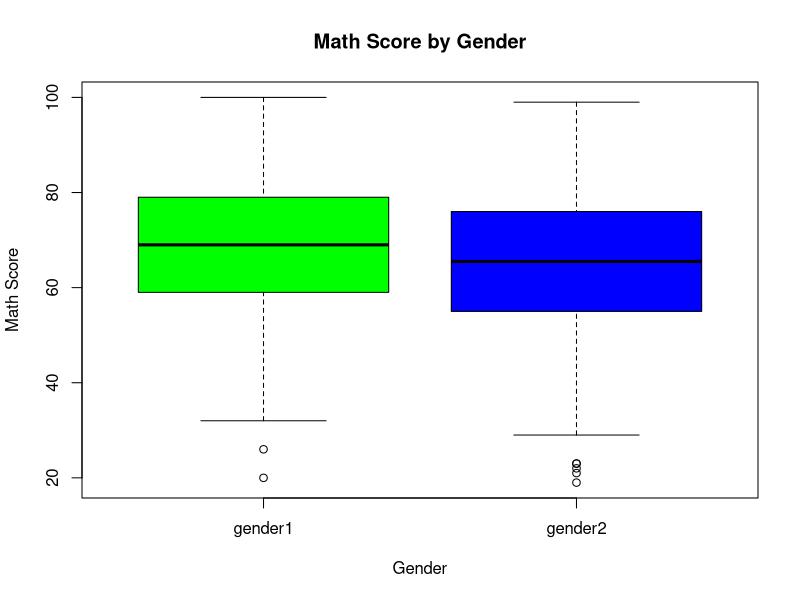
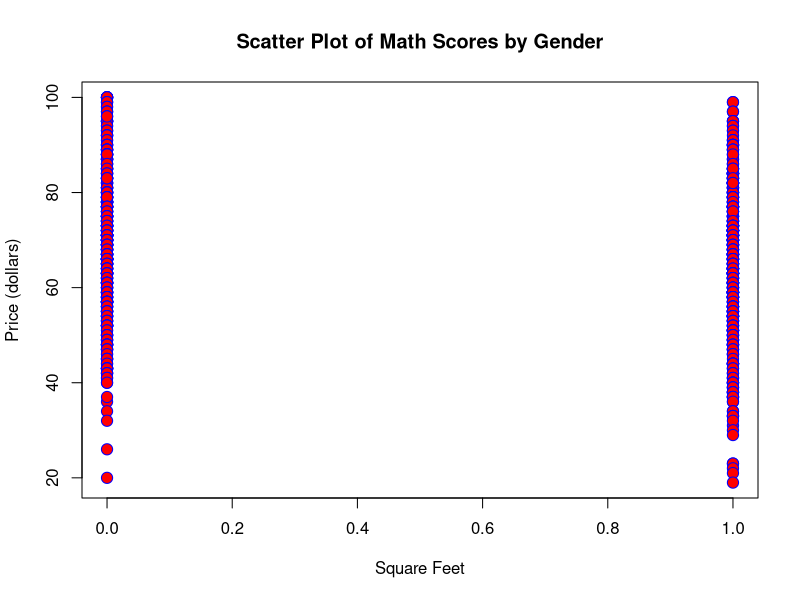
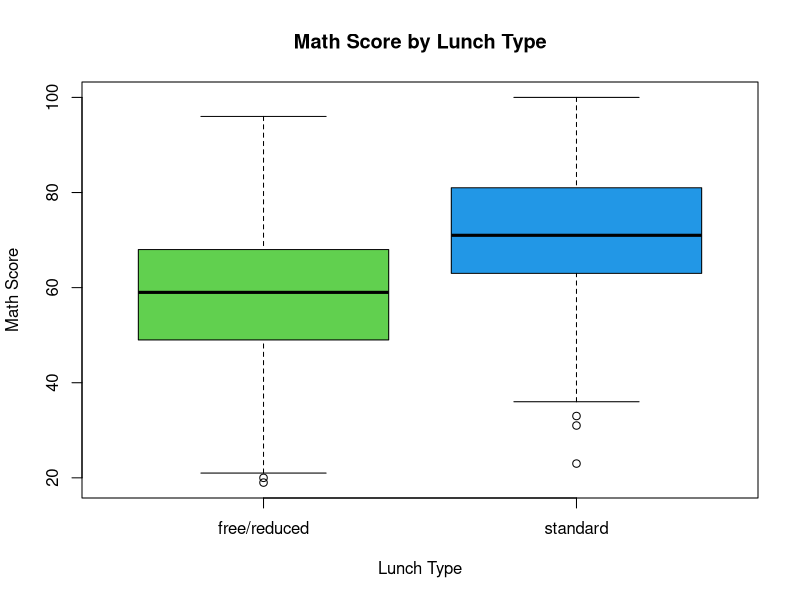
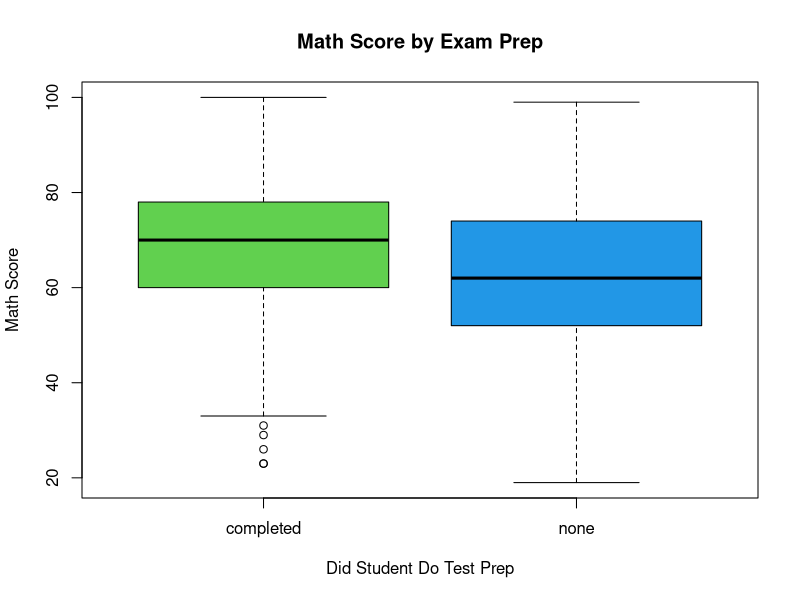

Write R code to recreate these figures, in order.
## ---- chunk 1
knitr::opts_chunk$set(echo = TRUE, error=TRUE)
## ---- chunk 2
exams<-read.csv("exams.csv")
## ---- chunk 3
head(exams)
str(exams)
## ---- chunk 4

boxplot(exams$mathscore ~ exams$gender,
        main = "Math Score by Gender",
        xlab = "Gender",
        ylab = "Math Score",
        col = c("green","blue") )

## ---- chunk 5

tapply(exams$mathscore, exams$gender, mean)
tapply(exams$mathscore, exams$gender, sd)
tapply(exams$gender, exams$gender, length)
mean(exams$mathscore, na.rm=T)

## ---- chunk 6
exams$is.gender2 <- ifelse(exams$gender=="gender2", 1,0)

head(exams[ c("gender", "is.gender2")], 10)
## ---- chunk 7
plot( exams$mathscore ~ exams$is.gender2, 
     main = "Scatter Plot of Math Scores by Gender",
     xlab = "Square Feet",
     ylab = "Price (dollars)",
     col = "blue",                 
     bg = "red",                    
     pch = 21,                    
     cex = 1.5)                   
     
## ---- chunk 8
linMod.math.isgender2 <- lm( mathscore ~ is.gender2, data = exams)

summary(linMod.math.isgender2)
## ---- chunk 9
boxplot( exams$mathscore ~ exams$lunch,
        main = "Math Score by Lunch Type",
        xlab = "Lunch Type",
        ylab = "Math Score",
        col = 3:12 )

## ---- chunk 10
tapply(exams$mathscore, exams$lunch, mean)
tapply(exams$mathscore, exams$lunch, sd)
tapply(exams$gender, exams$lunch, length)
## ---- chunk 11
exams$is.free.lunch <- ifelse(exams$lunch=="free/reduced", 1,0)

## ---- chunk 12
linMod.math.is.free.lunch <- lm( mathscore ~ is.free.lunch, data = exams)

summary(linMod.math.is.free.lunch)
## ---- chunk 13
boxplot( exams$mathscore ~ exams$testprep,
        main = "Math Score by Exam Prep",
        xlab = "Did Student Do Test Prep",
        ylab = "Math Score",
        col = 3:12 )
## ---- chunk 14
tapply(exams$mathscore, exams$testprep, mean)
tapply(exams$mathscore, exams$testprep, sd)
tapply(exams$gender, exams$testprep, length)
## ---- chunk 15
exams$is.testprep.completed <- ifelse(exams$testprep=="completed", 1,0)

## ---- chunk 16
linMod.math.is.testprep.completed <- lm( mathscore ~ is.testprep.completed, data = exams)

summary(linMod.math.is.testprep.completed)
## ---- chunk 17
multiMod.math.completed.lunch.gender <- lm( mathscore ~ is.testprep.completed + is.free.lunch + is.gender2, data = exams)

summary(multiMod.math.completed.lunch.gender)
## ---- chunk 18
multiMod.cat.variables <- lm( mathscore ~ testprep + lunch + gender, data = exams)

summary(multiMod.cat.variables)
## ---- chunk 19
exams$lunch <- factor(exams$lunch,
                      levels = c("standard", "free/reduced") )
## ---- chunk 20
multiMod.cat.variables <- lm( mathscore ~ testprep + lunch + gender, data = exams)

summary(multiMod.cat.variables)
## ---- chunk 21
exams$testprep <- factor(exams$testprep,
                      levels = c("none", "completed") )

multiMod.cat.variables <- lm( mathscore ~ testprep + lunch + gender, data = exams)

summary(multiMod.cat.variables)
## ---- chunk 22
multiMod.cat.variables <- lm( mathscore ~  lunch + gender, data = exams)

summary(multiMod.cat.variables)
## ---- chunk 23
mult4 <- lm(mathscore ~ gender + lunch + readingscore, data=exams)
summary(mult4)
## ---- chunk 24
mult4 <- lm(mathscore ~ lunch + readingscore, data=exams)
summary(mult4)
## ---- chunk 25
mult4 <- lm(mathscore ~ gender + readingscore, data=exams)
summary(mult4)
## ---- chunk 26
mult.ws.l.g.t <- lm(writingscore ~ gender + lunch+testprep, data=exams)
summary(mult.ws.l.g.t)
## ---- chunk 27
mult.ws.l.g.t <- lm(writingscore ~ gender + lunch, data=exams)
summary(mult.ws.l.g.t)
## ---- chunk 28
linMod.math.is.testprep.completed <- lm( mathscore ~ is.testprep.completed, data = exams)

summary(linMod.math.is.testprep.completed)
## ---- chunk 29
multiMod.cat.variables <- lm( mathscore ~  lunch + gender, data = exams)

summary(multiMod.cat.variables)
## ---- chunk 30
 -12.8377*1 - 4.0451*0 +  73.3895
## ---- chunk 31
multiMod.cat.variables <- lm( mathscore ~ readingscore+ lunch + testprep, data = exams)

summary(multiMod.cat.variables)
## ---- chunk 32
multiMod.cat.variables <- lm( mathscore ~  readingscore +lunch , data = exams)

summary(multiMod.cat.variables)
## ---- chunk 33
0.77569*(60)-6.56837*(0) + 14.80289
## ---- chunk 34
multiMod.cat.variables <- lm( mathscore ~  readingscore +testprep , data = exams)

summary(multiMod.cat.variables)
## ---- chunk 35
0.81997*(40) + 3.15140*(0) + 7.34033  
